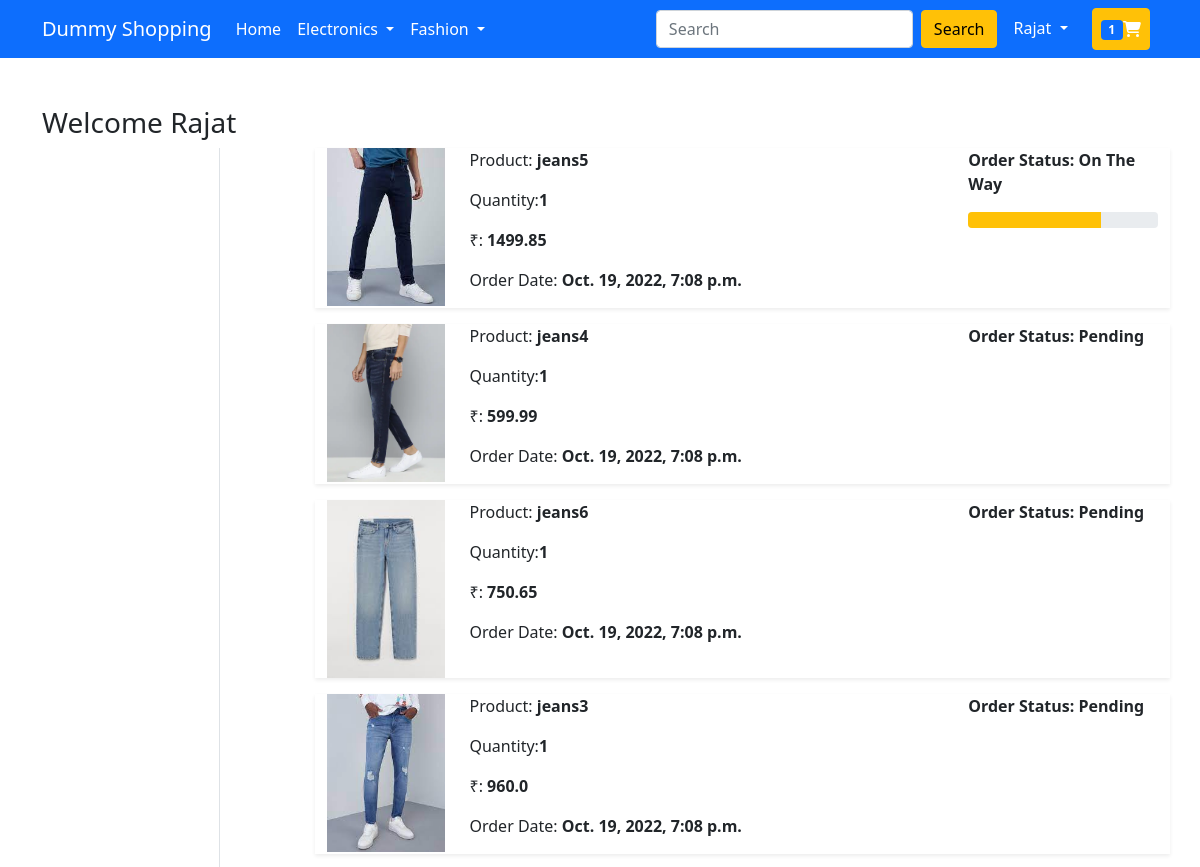
The app's page /orders/ (signed in, upper part), older data.
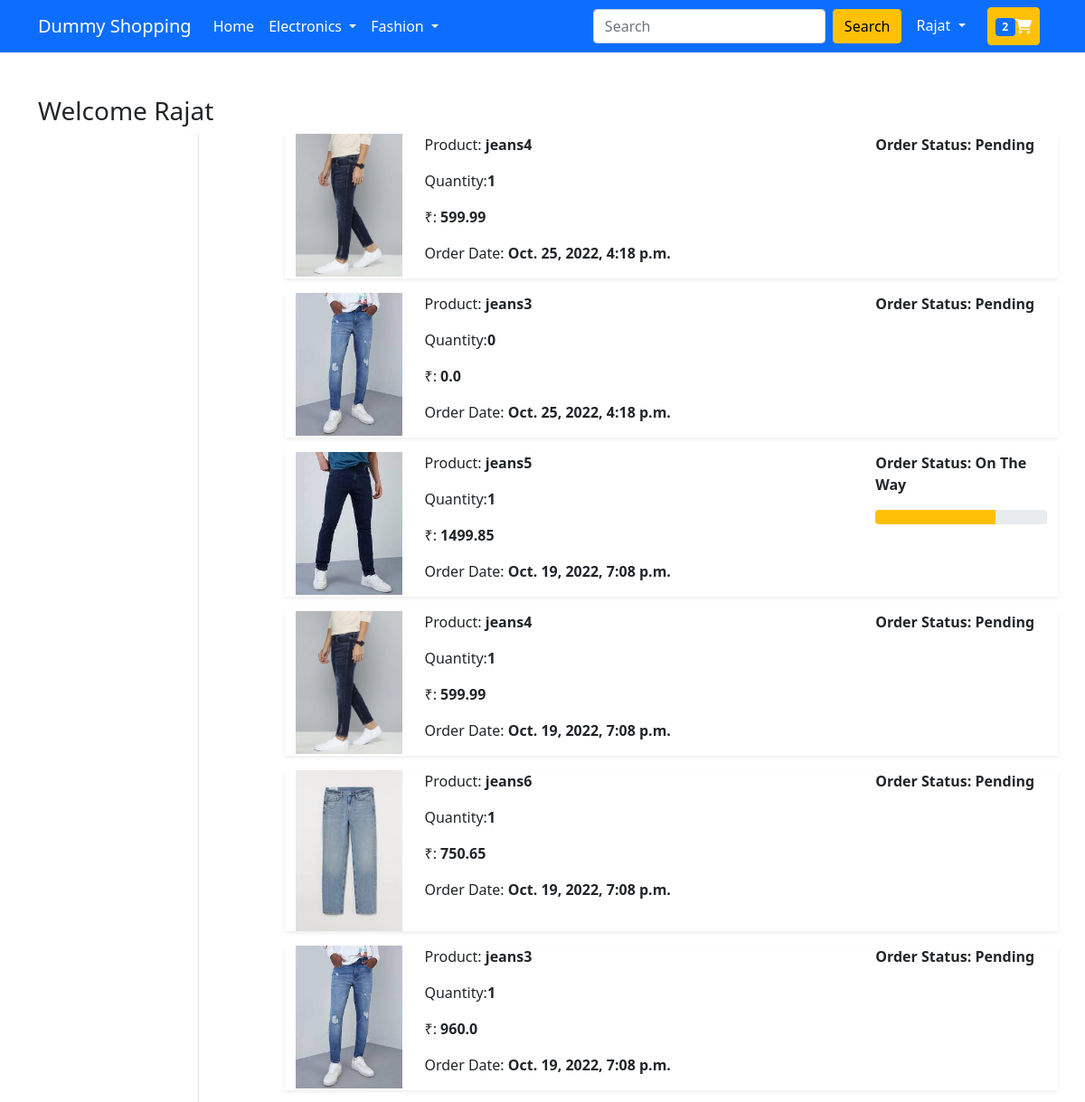
The same page, newer data.
### app/models.py (models this page shows)
class Product_Status(models.Model):
    user = models.ForeignKey(CustomUser, on_delete=models.CASCADE)
    customer = models.ForeignKey(Customer,on_delete=models.CASCADE)
    product = models.ForeignKey(Product, on_delete=models.CASCADE)
    quantity = models.PositiveIntegerField(default=1)
    ordered_date = models.DateTimeField(auto_now_add=True)
    status = models.CharField(choices=STATUS_CHOICES, max_length=25, default="Pending")
    @property
    def total_cost(self):
        return self.quantity * self.product.discounted_price

class Product(models.Model):
    title = models.CharField(max_length=50)
    description = models.TextField(max_length=500)
    selling_price = models.FloatField()
    discounted_price = models.FloatField()
    category = models.CharField(choices=PRODUCT_CHOICES, max_length=20)
    brand = models.CharField(max_length=50)
    product_image = models.ImageField(upload_to="product_img")

### app/views.py (the view)
# urls.py: path('orders/', views.orders, name='orders'),
@login_required(login_url='login')
def orders(request):
    user = request.user
    order_placed = Product_Status.objects.filter(user=user)
    return render(request, 'app/orders.html', {"order_placed": order_placed})

### app/context_processor.py (called while the page is built)
def cartt(request):
    cart_obj = None
    if request.user.is_authenticated:
        try:
            cart_obj = Cart.objects.filter(user = request.user)
        except :
            print("exception")
            pass
    if cart_obj:
        return( {'cat':cart_obj})
    else:
      return {'cat':cart_obj }

### templates/app/orders.html (shortened to what this page needs)
{% extends 'app/base.html' %}
{% load static %}
{% block main-content %}
<div class="container my-5">
 <div class="row">
 <h3>Welcome {{user.first_name|capfirst}}</h3>
  <div class="col-sm-2 border-end">
</div>
  <div class="col-sm-9 offset-sm-1">
      {% for op in order_placed reversed %}
   <div class="row">
      <div class="col-sm-12">
       <div class="row shadow-sm mb-3">
        <div class="col-sm-2"><a href="{% url 'product-detail' op.product.id %}"><img src="{{op.product.product_image.url}}" alt="" srcset="" class="img-fluid" height="150" width="150"></a></div>
        <div class="col-sm-7">
         <p>Product: <strong>{{op.product.title}}</strong> </p>
         <p>Quantity:<strong>{{op.quantity}}</strong> </p>
         <p> ₹: <strong>{{op.total_cost}}</strong></p>
         <p>Order Date: <strong>{{op.ordered_date}}</strong></p>
        </div>
        <div class="col-sm-3 fw-bold">
         <p>Order Status: {{op.status}}</p>
          {% if op.status == 'On The Way' %}
          <div class="progress">
           <div class="progress-bar bg-warning" role="progressbar" style="width: 70%" aria-valuenow="70" aria-valuemin="0" aria-valuemax="100"></div>
          </div>
          {% endif %}
         </div>
        </div>
       </div>
      </div>
     {% endfor %}
   </div>
  </div>
 </div>
{% endblock main-content %}

### templates/app/base.html (shortened to what this page needs)
<!DOCTYPE html>
{% load static %}
<html lang="en">
  <head>
    <link rel="stylesheet" href="{% static 'app/css/bootstrap.css' %}">
    <link rel="stylesheet" href="{% static 'app/css/owl.carousel.min.css' %}" />
    <link rel="stylesheet" href="{% static 'app/css/all.min.css' %}" />
    <link rel="stylesheet" href="{% static 'app/css/style.css' %}" />
  </head>
  <body>
    <nav class="navbar navbar-expand-lg navbar-dark bg-primary">
      <div class="container">
        <a class="navbar-brand" href="/">Dummy Shopping</a>
        <div class="collapse navbar-collapse" id="navbarSupportedContent">
          <ul class="navbar-nav me-auto mb-2 mb-lg-0">
            <li class="nav-item">
              <a class="nav-link active" aria-current="page" href="/">Home</a>
            </li>
            <li class="nav-item dropdown">
              <a
                class="nav-link dropdown-toggle text-white"
                href="#"
                id="electronicsDropdown"
                role="button"
                data-bs-toggle="dropdown"
                aria-expanded="false"
              >
                Electronics
              </a>
            </li>
            <li class="nav-item dropdown">
              <a
                class="nav-link dropdown-toggle text-white"
                href="#"
                id="fashionDropdown"
                role="button"
                data-bs-toggle="dropdown"
                aria-expanded="false"
              >
                Fashion
              </a>
            </li>
          </ul>
          <form class="d-flex">
            <input
              class="form-control me-2"
              type="search"
              placeholder="Search"
              aria-label="Search"
            />
            <button class="btn btn-warning" type="submit">Search</button>
          </form>
          <div>
            <ul class="navbar-nav me-auto mb-2 mb-lg-0">
              {% if request.user.is_authenticated %}
              <li class="nav-item dropdown mx-2">
                <a
                  class="nav-link dropdown-toggle text-white"
                  href="#"
                  id="profileDropdown"
                  role="button"
                  data-bs-toggle="dropdown"
                  aria-expanded="false"
                >
                  {{user.first_name|capfirst}}
                </a>
              </li>
              <li class="nav-item mx-2">
                <a
                  href="{% url 'showcart' %}"
                  class="nav-link text-white btn btn-warning"
                  ><span class="badge bg-primary">{{cat|length}}</span
                  ><i class="fa fa-shopping-cart" aria-hidden="true"></i
                ></a>
              </li>
              {%endif%}
            </ul>
          </div>
        </div>
      </div>
    </nav>
     {% block main-content %} {% endblock main-content %}
  </body>
</html>

Row changes from the older to the newer data that the page shows:
added Product_Status: product.product_image (picture), product "jeans4", quantity "1", total_cost "599.99", ordered_date "Oct. 25, 2022, 4:18 p.m.", status "Pending"
added Product_Status: product.product_image (picture), product "jeans3", quantity "0", total_cost "0.0", ordered_date "Oct. 25, 2022, 4:18 p.m.", status "Pending"
Text that changed along with them:
{{ cat|length }}: "1" → "2"
